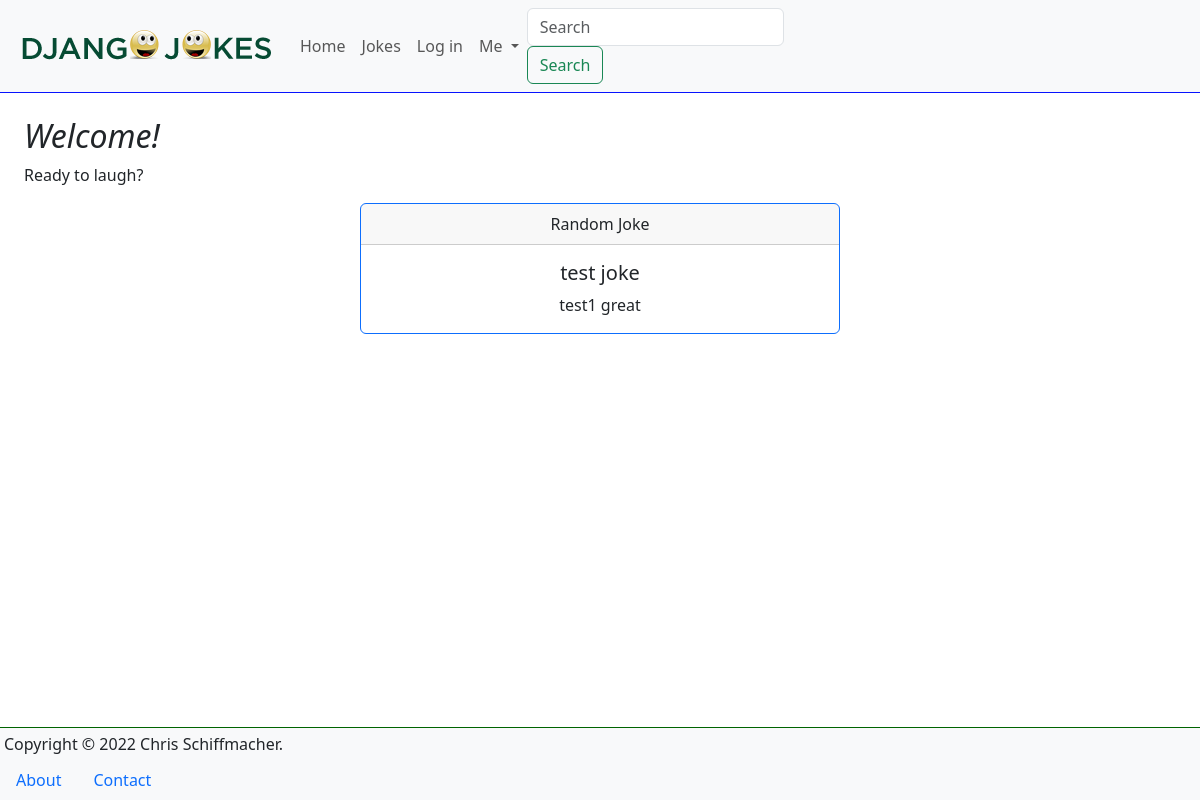
Before: / with the older database file.
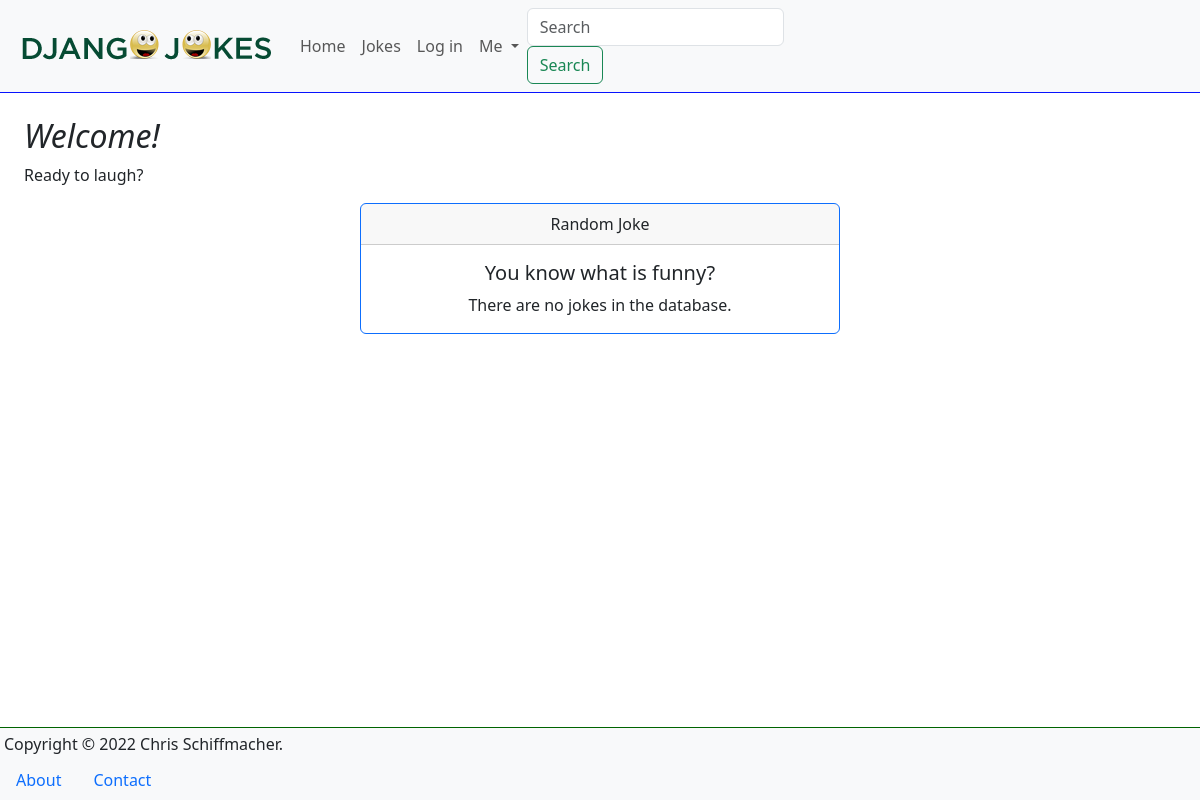
After: the same page with the newer database file.
### jokes/models.py (models this page shows, shortened)
class Joke(models.Model):
    question = models.TextField(max_length=200)
    answer = models.TextField(max_length=100, blank=True)
    created = models.DateTimeField(auto_now_add=True)
    updated = models.DateTimeField(auto_now=True)

### pages/views.py (the view)
# urls.py: path('', HomePageView.as_view(), name='homepage'),
class HomePageView(TemplateView):
    template_name = 'pages/home.html'

### common/templatetags/common_tags.py (called while the page is built)
@register.inclusion_tag('common/joke.html')
def random_joke():
    count = Joke.objects.count()
    if count > 0: # In case we haven't added any jokes yet
        i = random.randint(0, count-1)
        joke = Joke.objects.all()[i]
        return {'joke': joke}
    else:
        return {
            'joke': {
                'question': 'You know what is funny?',
                'answer': 'There are no jokes in the database.'
            }
        }

### templates/pages/home.html (shortened to what this page needs)
{% extends "_base.html" %}
{% load common_tags %}
{% block main %}
    <h2>Welcome!</h2>
    <p>Ready to laugh?</p>
{% random_joke %}
{% endblock %}

### templates/common/joke.html
<div class="card border-primary m-auto mb-3 text-center"
    style="max-width: 30rem">
    <div class="card-header">Random Joke</div>
    <div class="card-body">
        <h5 class="card-title">{{ joke.question }}</h5>
        <p class="card-text">{{ joke.answer }}</p>
    </div>
</div>

Changed rows visible on the page:
removed Joke: question "test joke", answer "test1 great"
Other visible differences:
{{ joke.question }}: (not shown) → "You know what is funny?"
{{ joke.answer }}: (not shown) → "There are no jokes in the database."
